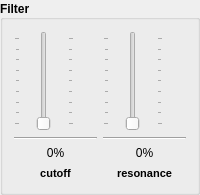
         <widget class="QGroupBox" name="groupBox_9">
          <property name="font">
           <font>
            <weight>75</weight>
            <bold>true</bold>
           </font>
          </property>
          <property name="title">
           <string>Filter</string>
          </property>
          <property name="alignment">
           <set>Qt::AlignLeading|Qt::AlignLeft|Qt::AlignVCenter</set>
          </property>
          <layout class="QHBoxLayout" name="horizontalLayout_100">
           <item>
            <layout class="QVBoxLayout" name="verticalLayout_97">
             <item>
              <spacer name="verticalSpacer_81">
               <property name="orientation">
                <enum>Qt::Vertical</enum>
               </property>
               <property name="sizeType">
                <enum>QSizePolicy::Minimum</enum>
               </property>
               <property name="sizeHint" stdset="0">
                <size>
                 <width>20</width>
                 <height>0</height>
                </size>
               </property>
              </spacer>
             </item>
             <item>
              <widget class="QSlider" name="slider_filter_cutoff">
               <property name="sizePolicy">
                <sizepolicy hsizetype="Minimum" vsizetype="Expanding">
                 <horstretch>0</horstretch>
                 <verstretch>0</verstretch>
                </sizepolicy>
               </property>
               <property name="minimumSize">
                <size>
                 <width>60</width>
                 <height>100</height>
                </size>
               </property>
               <property name="maximumSize">
                <size>
                 <width>60</width>
                 <height>200</height>
                </size>
               </property>
               <property name="font">
                <font>
                 <weight>50</weight>
                 <bold>false</bold>
                </font>
               </property>
               <property name="minimum">
                <number>0</number>
               </property>
               <property name="maximum">
                <number>32767</number>
               </property>
               <property name="orientation">
                <enum>Qt::Vertical</enum>
               </property>
               <property name="tickPosition">
                <enum>QSlider::TicksBothSides</enum>
               </property>
               <property name="tickInterval">
                <number>4096</number>
               </property>
              </widget>
             </item>
             <item>
              <widget class="Line" name="line_36">
               <property name="orientation">
                <enum>Qt::Horizontal</enum>
               </property>
              </widget>
             </item>
             <item>
              <widget class="QLabel" name="lbl_cutoff">
               <property name="font">
                <font>
                 <weight>50</weight>
                 <bold>false</bold>
                </font>
               </property>
               <property name="text">
                <string>0%</string>
               </property>
               <property name="alignment">
                <set>Qt::AlignCenter</set>
               </property>
              </widget>
             </item>
             <item>
              <widget class="QLabel" name="lbl_filter_cutoff_30">
               <property name="minimumSize">
                <size>
                 <width>0</width>
                 <height>15</height>
                </size>
               </property>
               <property name="maximumSize">
                <size>
                 <width>16777215</width>
                 <height>15</height>
                </size>
               </property>
               <property name="font">
                <font>
                 <pointsize>8</pointsize>
                 <weight>75</weight>
                 <bold>true</bold>
                </font>
               </property>
               <property name="text">
                <string>cutoff</string>
               </property>
               <property name="alignment">
                <set>Qt::AlignCenter</set>
               </property>
              </widget>
             </item>
            </layout>
           </item>
           <item>
            <layout class="QVBoxLayout" name="verticalLayout_98">
             <item>
              <spacer name="verticalSpacer_82">
               <property name="orientation">
                <enum>Qt::Vertical</enum>
               </property>
               <property name="sizeType">
                <enum>QSizePolicy::Minimum</enum>
               </property>
               <property name="sizeHint" stdset="0">
                <size>
                 <width>20</width>
                 <height>0</height>
                </size>
               </property>
              </spacer>
             </item>
             <item>
              <widget class="QSlider" name="slider_filter_resonance">
               <property name="sizePolicy">
                <sizepolicy hsizetype="Minimum" vsizetype="Expanding">
                 <horstretch>0</horstretch>
                 <verstretch>0</verstretch>
                </sizepolicy>
               </property>
               <property name="minimumSize">
                <size>
                 <width>60</width>
                 <height>100</height>
                </size>
               </property>
               <property name="maximumSize">
                <size>
                 <width>60</width>
                 <height>200</height>
                </size>
               </property>
               <property name="font">
                <font>
                 <weight>50</weight>
                 <bold>false</bold>
                </font>
               </property>
               <property name="minimum">
                <number>0</number>
               </property>
               <property name="maximum">
                <number>32767</number>
               </property>
               <property name="orientation">
                <enum>Qt::Vertical</enum>
               </property>
               <property name="tickPosition">
                <enum>QSlider::TicksBothSides</enum>
               </property>
               <property name="tickInterval">
                <number>4096</number>
               </property>
              </widget>
             </item>
             <item>
              <widget class="Line" name="line_37">
               <property name="orientation">
                <enum>Qt::Horizontal</enum>
               </property>
              </widget>
             </item>
             <item>
              <widget class="QLabel" name="lbl_resonance">
               <property name="font">
                <font>
                 <weight>50</weight>
                 <bold>false</bold>
                </font>
               </property>
               <property name="text">
                <string>0%</string>
               </property>
               <property name="alignment">
                <set>Qt::AlignCenter</set>
               </property>
              </widget>
             </item>
             <item>
              <widget class="QLabel" name="lbl_filter_resonance_6">
               <property name="minimumSize">
                <size>
                 <width>0</width>
                 <height>15</height>
                </size>
               </property>
               <property name="maximumSize">
                <size>
                 <width>16777215</width>
                 <height>15</height>
                </size>
               </property>
               <property name="font">
                <font>
                 <pointsize>8</pointsize>
                 <weight>75</weight>
                 <bold>true</bold>
                </font>
               </property>
               <property name="text">
                <string>resonance</string>
               </property>
               <property name="alignment">
                <set>Qt::AlignCenter</set>
               </property>
              </widget>
             </item>
            </layout>
           </item>
          </layout>
         </widget>
